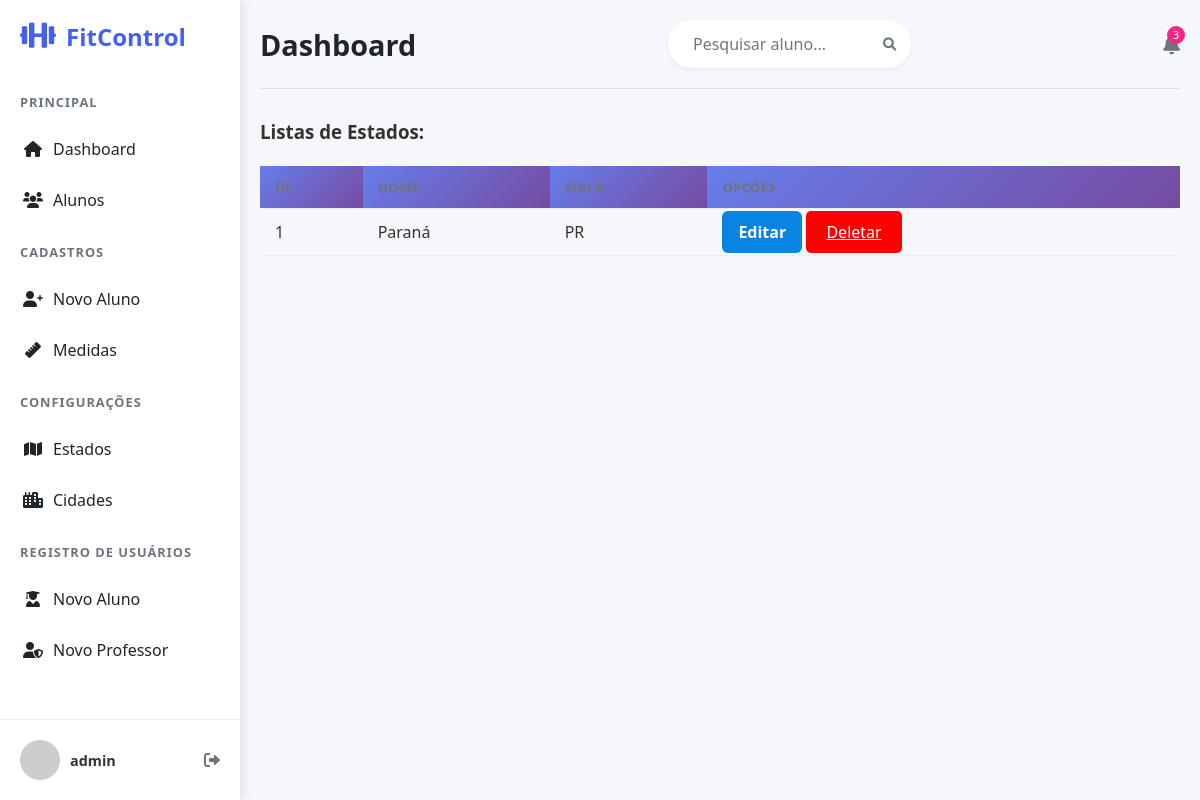
The app's page /usuarios/listar/estado/ (signed in), older data.
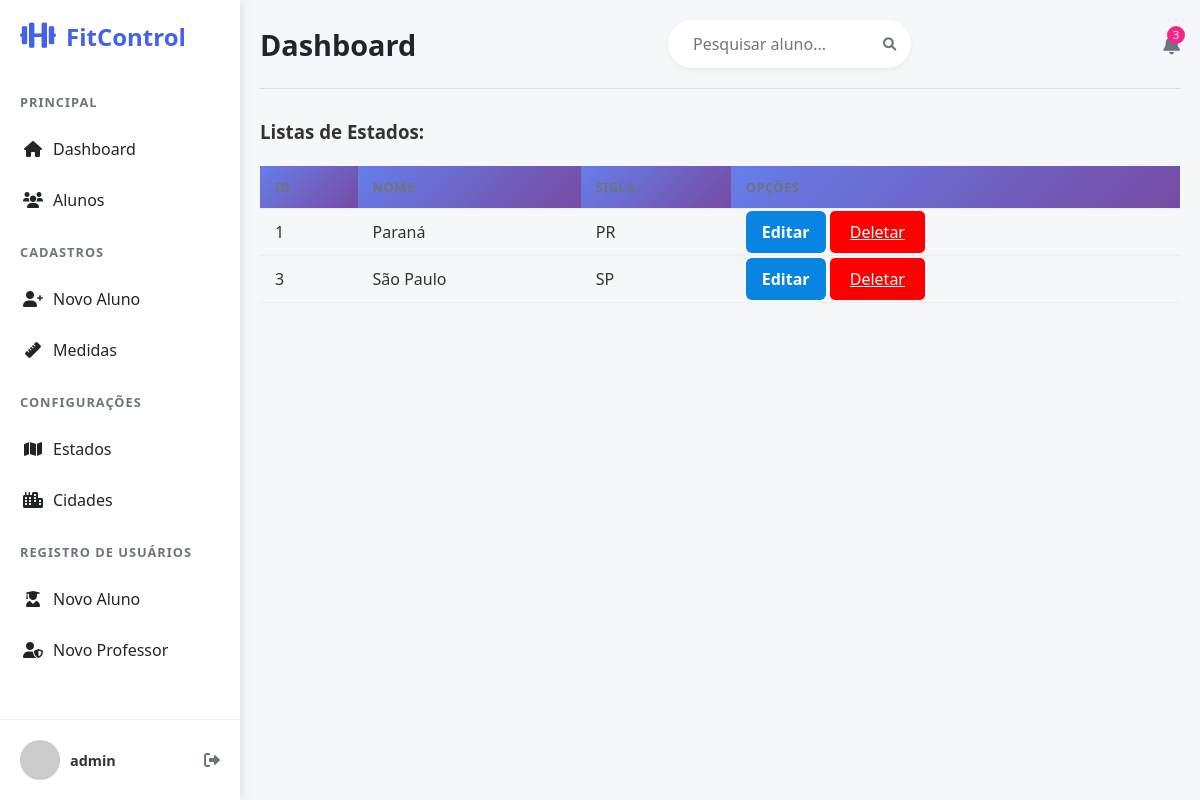
The same page, newer data.
### usuarios/models.py (models this page shows, shortened)
class Estado(models.Model):
    nome = models.CharField(max_length=30, verbose_name="Nome do Estado")
    sigla = models.CharField(max_length=2, verbose_name="Sigla do Estado")

### usuarios/views.py (the view)
# urls.py: path('listar/estado/', EstadoList.as_view(), name='listar_estado'),
class EstadoList(LoginRequiredMixin, ListView):
    model = Estado
    template_name = 'cadastros/listas/estado.html'

### usuarios/templates/cadastros/listas/estado.html (shortened to what this page needs)
{% extends 'paginas/modelo.html' %}
{% load static %}
{% block conteudo %}
<h3>Listas de Estados:</h3>
<br>
<div>
    <table class= "table table-striped">
        <tr>
            <th>ID</th>
            <th>Nome</th>
            <th>Sigla</th>
            <th>Opções</th>
        </tr>
        {% for estados in object_list%}
        <tr>
            <td>{{ estados.id }}</td>
            <td>{{ estados.nome }}</td>
            <td>{{ estados.sigla }}</td>
            <td>
                <a class="btn btn-primary" href="{% url 'editar_estado' estados.id %}" title="Editar">Editar</a>
                <a class="btn-danger" href="{% url 'excluir_estado' estados.id %}" title="Excluir">Deletar</a>
            </td>
        </tr>
        {% empty %}
        <tr>
            <td>Nenhum Estado registrado.</td>
        </tr>
        {% endfor %}
</table>
</div>
{% endblock%}

Row changes from the older to the newer data that the page shows:
added Estado: id "3", nome "São Paulo", sigla "SP"
